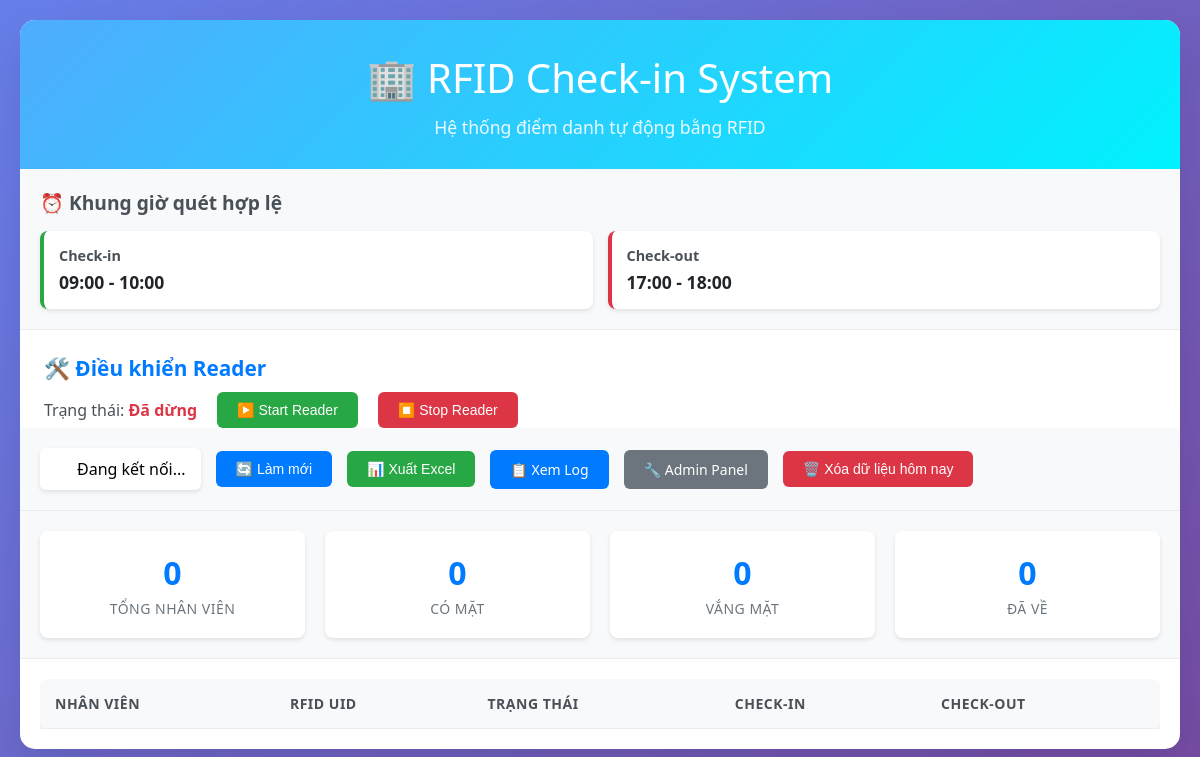
The page / on the database its author committed.
### tables this page shows
CREATE TABLE system_config (
            id INTEGER PRIMARY KEY AUTOINCREMENT,
            config_key TEXT UNIQUE NOT NULL,
            config_value TEXT NOT NULL,
            description TEXT,
            updated_at TEXT DEFAULT CURRENT_TIMESTAMP
        );

### app.py (the view)
@app.route('/')
def index():
    today = datetime.now().strftime('%Y-%m-%d')
    conn = sqlite3.connect('checkins.db')
    employees = conn.execute('''
        SELECT e.id, e.name,
               (SELECT GROUP_CONCAT(et.rfid_uid, ', ') FROM employee_tags et WHERE et.employee_id = e.id AND et.is_active = 1) as rfid_uids,
               a.check_in_time, a.check_out_time
        FROM employees e
        LEFT JOIN attendances a ON e.id = a.employee_id AND a.date = ?
        WHERE e.is_active = 1
        ORDER BY e.name
    ''', (today,)).fetchall()
    records = []
    for emp_id, name, rfid_uids, check_in, check_out in employees:
        records.append({
            'id': emp_id,
            'name': name,
            'rfid_uids': rfid_uids or '',
            'check_in_time': check_in,
            'check_out_time': check_out,
            'status': 'present' if check_in else 'absent'
        })
    config = get_system_config()
    checkin_start = config.get('checkin_start', '08:45')
    checkin_end = config.get('checkin_end', '09:15')
    checkout_start = config.get('checkout_start', '17:45')
    checkout_end = config.get('checkout_end', '18:15')
    conn.close()
    return render_template('index.html', records=records,
        checkin_start=checkin_start, checkin_end=checkin_end,
        checkout_start=checkout_start, checkout_end=checkout_end)

### app.py (called while the page is built)
def get_system_config():
    conn = sqlite3.connect('checkins.db')
    configs = conn.execute('SELECT config_key, config_value FROM system_config').fetchall()
    conn.close()
    config_dict = {}
    for key, value in configs:
        config_dict[key] = value
    return config_dict

### templates/index.html (shortened to what this page needs)
<!DOCTYPE html>
<html lang="vi">
  <head>
  </head>
  <body>
    <div class="container">
      <div class="header">
        <h1>🏢 RFID Check-in System</h1>
        <p>Hệ thống điểm danh tự động bằng RFID</p>
      </div>
      <div class="time-windows">
        <h3>⏰ Khung giờ quét hợp lệ</h3>
        <div class="time-grid">
          <div class="time-card">
            <h4>Check-in</h4>
            <div class="time">{{ checkin_start }} - {{ checkin_end }}</div>
          </div>
          <div class="time-card checkout">
            <h4>Check-out</h4>
            <div class="time">{{ checkout_start }} - {{ checkout_end }}</div>
          </div>
        </div>
      </div>
      <div
        class="reader-control-section"
        style="padding: 24px 24px 0 24px; margin-bottom: 0"
      >
        <h2 style="font-size: 1.3em; color: #007bff; margin-bottom: 10px">
          🛠️ Điều khiển Reader
        </h2>
        <div
          style="display: flex; align-items: center; gap: 20px; flex-wrap: wrap"
        >
          <div id="readerStatusText" style="font-weight: 500; color: #495057">
            Trạng thái:
            <span
              id="readerStatusLabel"
              style="font-weight: bold; color: #dc3545"
              >Đã dừng</span
            >
          </div>
          <button
            class="btn btn-success"
            id="startReaderBtn"
            onclick="startReader()"
          >
            ▶️ Start Reader
          </button>
          <button
            class="btn btn-danger"
            id="stopReaderBtn"
            onclick="stopReader()"
          >
            ⏹️ Stop Reader
          </button>
        </div>
      </div>
      <div class="controls">
        <div class="status-indicator">
          <div class="status-dot" id="connectionStatus"></div>
          <span id="connectionText">Đang kết nối...</span>
        </div>
        <button class="btn btn-primary" onclick="refreshData()">
          🔄 Làm mới
        </button>
        <button class="btn btn-success" onclick="exportData()">
          📊 Xuất Excel
        </button>
        <a href="/scan_logs" class="btn btn-primary">📋 Xem Log</a>
        <a href="/admin" class="btn btn-primary" style="background: #6c757d"
          >🔧 Admin Panel</a
        >
        <button class="btn btn-danger" onclick="clearTodayData()">
          🗑️ Xóa dữ liệu hôm nay
        </button>
      </div>
      <div class="stats">
        <div class="stat-card">
          <div class="stat-number" id="totalEmployees">0</div>
          <div class="stat-label">Tổng nhân viên</div>
        </div>
        <div class="stat-card">
          <div class="stat-number" id="presentCount">0</div>
          <div class="stat-label">Có mặt</div>
        </div>
        <div class="stat-card">
          <div class="stat-number" id="absentCount">0</div>
          <div class="stat-label">Vắng mặt</div>
        </div>
        <div class="stat-card">
          <div class="stat-number" id="checkedOutCount">0</div>
          <div class="stat-label">Đã về</div>
        </div>
      </div>
      <div class="attendance-table">
        <div class="table-container">
          <table>
            <thead>
              <tr>
                <th>Nhân viên</th>
                <th>RFID UID</th>
                <th>Trạng thái</th>
                <th>Check-in</th>
                <th>Check-out</th>
              </tr>
            </thead>
          </table>
        </div>
      </div>
    </div>
  </body>
</html>

### templates/index.html (style rules this page uses)
* { margin: 0; padding: 0; box-sizing: border-box; }
body { font-family: "Segoe UI", Tahoma, Geneva, Verdana, sans-serif; background: linear-gradient(135deg, #667eea 0%, #764ba2 100%); min-height: 100vh; padding: 20px; }
.container { max-width: 1200px; margin: 0 auto; background: white; border-radius: 15px; box-shadow: 0 20px 40px rgba(0, 0, 0, 0.1); overflow: hidden; }
.header { background: linear-gradient(135deg, #4facfe 0%, #00f2fe 100%); color: white; padding: 30px; text-align: center; }
.header h1 { font-size: 2.5em; margin-bottom: 10px; font-weight: 300; }
.header p { font-size: 1.1em; opacity: 0.9; }
.time-windows { background: #f8f9fa; padding: 20px; border-bottom: 1px solid #e9ecef; }
.time-windows h3 { color: #495057; margin-bottom: 15px; font-size: 1.2em; }
.time-grid { display: grid; grid-template-columns: repeat(auto-fit, minmax(200px, 1fr)); gap: 15px; }
.time-card { background: white; padding: 15px; border-radius: 8px; border-left: 4px solid #28a745; box-shadow: 0 2px 4px rgba(0, 0, 0, 0.1); }
.time-card.checkout { border-left-color: #dc3545; }
.time-card h4 { color: #495057; margin-bottom: 5px; font-size: 0.9em; }
.time-card .time { font-size: 1.1em; font-weight: bold; color: #212529; }
.controls { padding: 20px; background: #f8f9fa; border-bottom: 1px solid #e9ecef; display: flex; gap: 15px; align-items: center; flex-wrap: wrap; }
.btn { padding: 10px 20px; border: none; border-radius: 6px; cursor: pointer; font-size: 14px; font-weight: 500; transition: all 0.3s ease; text-decoration: none; display: inline-block; }
.btn-primary { background: #007bff; color: white; }
.btn-danger { background: #dc3545; color: white; }
.btn-success { background: #28a745; color: white; }
.status-indicator { display: flex; align-items: center; gap: 10px; padding: 10px 15px; background: white; border-radius: 6px; box-shadow: 0 2px 4px rgba(0, 0, 0, 0.1); }
.status-dot { width: 12px; height: 12px; border-radius: 50%; animation: pulse 2s infinite; }
.attendance-table { padding: 20px; }
.table-container { overflow-x: auto; }
table { width: 100%; border-collapse: collapse; background: white; border-radius: 8px; overflow: hidden; box-shadow: 0 4px 6px rgba(0, 0, 0, 0.1); }
th, td { padding: 15px; text-align: left; border-bottom: 1px solid #e9ecef; }
th { background: #f8f9fa; font-weight: 600; color: #495057; font-size: 14px; text-transform: uppercase; letter-spacing: 0.5px; }
.stats { display: grid; grid-template-columns: repeat(auto-fit, minmax(200px, 1fr)); gap: 20px; padding: 20px; background: #f8f9fa; border-bottom: 1px solid #e9ecef; }
.stat-card { background: white; padding: 20px; border-radius: 8px; text-align: center; box-shadow: 0 2px 4px rgba(0, 0, 0, 0.1); }
.stat-number { font-size: 2em; font-weight: bold; color: #007bff; margin-bottom: 5px; }
.stat-label { color: #6c757d; font-size: 14px; text-transform: uppercase; letter-spacing: 0.5px; }

### rows shown on the page
system_config: config_value "09:00"
system_config: config_value "10:00"
system_config: config_value "17:00"
system_config: config_value "18:00"
